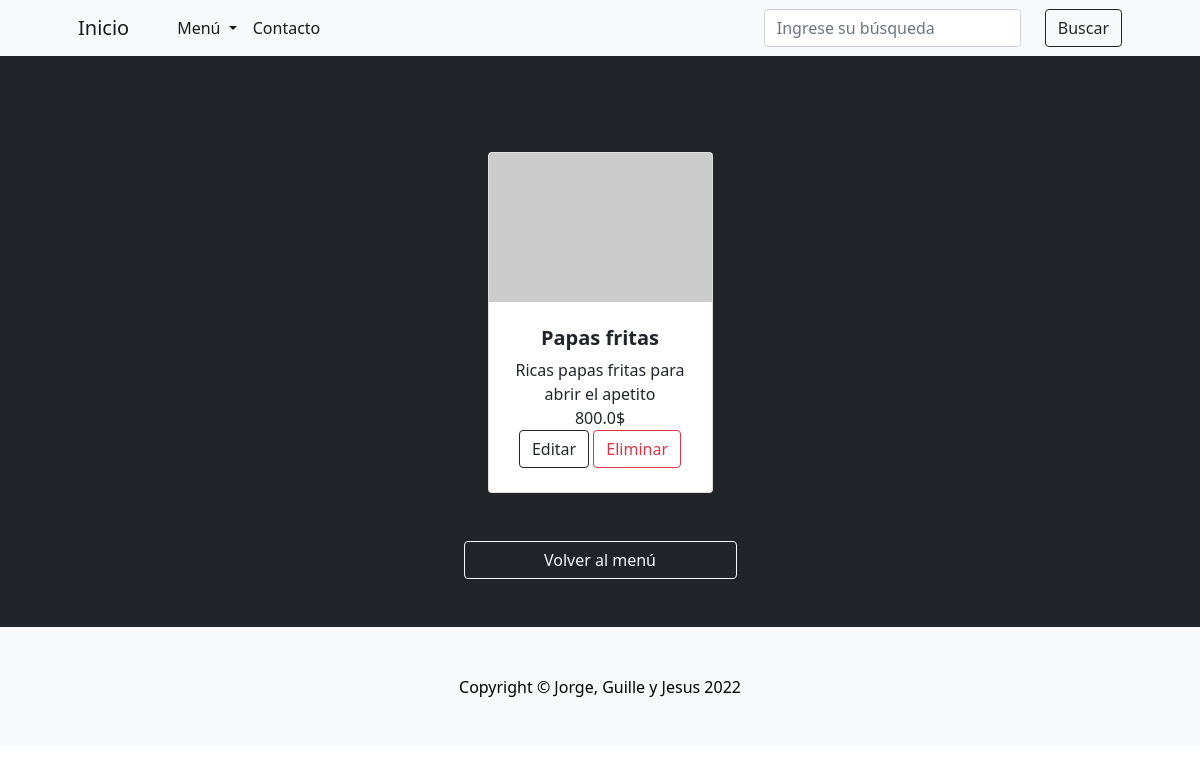
Page /entradas/detalle-entrada/1/ on the committed database.
### entradas/models.py (models this page shows)
class Entradas(models.Model):
    nombre = models.CharField(max_length=30)
    descripcion = models.CharField(max_length=50, blank=True, null=True)
    precio = models.FloatField()
    is_active = models.BooleanField(default=True)
    class Meta:
        verbose_name = 'entrada'
        verbose_name_plural = 'entradas'

### entradas/views.py (the view)
# urls.py: path('detalle-entrada/<int:pk>/', detalle_entrada, name ='detalle-entrada'),
def detalle_entrada(request, pk):
    try:
        entrada = Entradas.objects.get(id=pk)
        context = {'entrada':entrada}
        return render(request, 'detalle_entrada.html', context=context)
    except:
        context = {'error': 'El producto no existe'}
        return render(request, 'entradas.html', context=context)

### RestaurantPython/templates/detalle_entrada.html
{% extends 'base.html' %}
{% block contenido %}
<section class="py-5 bg-dark">
    <div class="container px-4 px-lg-5 mt-5">
        <div class="row gx-4 gx-lg-5 row-cols-2 row-cols-md-3 row-cols-xl-4 justify-content-center">
            <div class="col mb-5">
                <div class="card h-100">
                    <img class="card-img-top" src="https://dummyimage.com/450x300/dee2e6/6c757d.jpg" alt="..." />
                    <div class="card-body p-4">
                        <div class="text-center">
                            <h5 class="fw-bolder">{{entrada.nombre}}</h5>
                            {{entrada.descripcion}}
                            <br>
                            {{entrada.precio}}$
                            <br>
                            <a href="/entradas/editar-entrada/{{entrada.id}}/" class="btn btn-outline-dark">Editar</a>
                            <a href="/entradas/eliminar-entrada/{{entrada.id}}/"
                                class="btn btn-outline-danger">Eliminar</a>
                        </div>
                    </div>
                </div>
            </div>
        </div>
        <div class="row gx-4 gx-lg-5 row-cols-2 row-cols-md-3 row-cols-xl-4 justify-content-center">
            <a class="btn btn-outline-light" aria-current="page" href="/entradas/">Volver al menú</a>
        </div>
    </div>
</section>
{% endblock %}

### rows in the picture
Entradas: nombre "Papas fritas", descripcion "Ricas papas fritas para abrir el apetito", precio "800.0"
